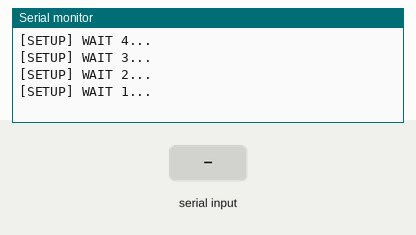
A sketch run on a simulated ESP8266 (NodeMCU). Shown: the last lines printed to the serial monitor. Inputs (shaded band) come from the test bench. WiFi joins after 1.5 s; servers stay silent unless stated; uploads are accepted with an empty reply.

Above: at 5.2 s.
5.3 s: "0%" received over Serial
At 6.5 s:
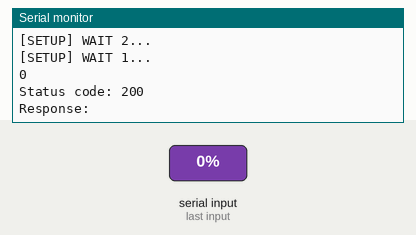
7.2 s: "1%" received over Serial
At 7.36 s:
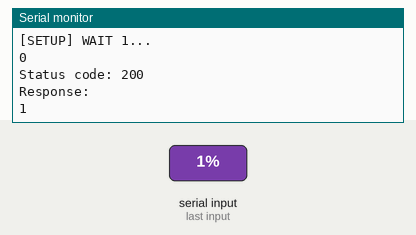
Timing chart, 0 to 10.2 s (numbered marks = the images above; inputs shaded):
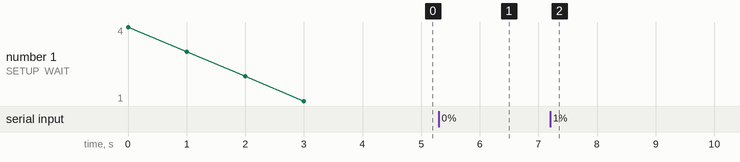

Measured:
- after the input at 5.3 s, the serial monitor: prints a new line after 0.20 s (image 1)
- after the input at 7.2 s, the serial monitor: prints a new line at once (image 2)

The sketch:

FIRMWARE_ESP.ino
```cpp
/**
   BasicHTTPClient.ino

    Created on: 24.05.2015

*/


#include <Arduino.h>


#include <ESP8266WiFi.h>
#include <ESP8266WiFiMulti.h>
#include <ArduinoHttpClient.h>

#include <ESP8266HTTPClient.h>

#include <WiFiClient.h>

ESP8266WiFiMulti WiFiMulti;
String stato, dataIn, postData;
String URL0 = "/cassonetto/auth.php";
String URL1 = "/cassonetto/insertdata.php";
int urlScelto=0;
char dato;
IPAddress server(192, 168, 1, 102);

void setup() {

  Serial.begin(115200);

  // Serial.setDebugOutput(true);

  Serial.println();
  Serial.println();
  Serial.println();

  for (uint8_t t = 4; t > 0; t--) {
    Serial.printf("[SETUP] WAIT %d...\n", t);
    Serial.flush();
    delay(1000);
  }

  Serial.setTimeout(3000);

  WiFi.mode(WIFI_STA);
  WiFiMulti.addAP("TP-LINK_52EF", "95347226");

}

void loop()

{

  // wait for WiFi connection
  if ((WiFiMulti.run() == WL_CONNECTED))
  {

    WiFiClient wifi;

    HttpClient client = HttpClient(wifi, server, 80);

    if (Serial.available())
    {
      dataIn = Serial.readStringUntil('%');

      if (dataIn.startsWith("URL")) {
        String newURL = dataIn.substring(3);
        if(newURL=="0")
            urlScelto=0;
        if(newURL=="1")
            urlScelto=1;
      }
      else
      {
        postData = dataIn;
        //Serial.println("OK");
        //Serial.println("making POST request");
        String contentType = "application/json";
        //String postData = "{ \"rfid\": " + rfid + " }";
        Serial.println(postData);


        client.beginRequest();
        switch(urlScelto){
          case 0:
            client.post(URL0);
            break;
          case 1:
            client.post(URL1);
            break;
        }
        client.sendHeader("Content-Type", "application/json");
        client.sendHeader("Content-Length", postData.length());
        client.sendHeader("Host", "192.168.1.100");
        client.beginBody();
        client.print(postData);
        client.endRequest();

        // read the status code and body of the response
        int statusCode = client.responseStatusCode();
        String response = client.responseBody();

        Serial.print("Status code: ");
        Serial.println(statusCode);
        Serial.print("Response: ");
        Serial.println(response);

      }
      Serial.flush();
      dataIn="";
      client.flush();
    }

    /*
      while (Serial.available())
      {
      delay(15);
      dato = Serial.read();
      stato += dato;
      }
    */

    /*
      String rfid = "123456";

      if (stato == "1234%")
      {
      Serial.println("OK");
      Serial.println("making POST request");
      String contentType = "application/json";
      String postData = "{ \"rfid\": " + rfid + " }";
      Serial.println(postData);


      client.beginRequest();
      client.post("/cassonetto/auth.php");
      client.sendHeader("Content-Type", "application/json");
      client.sendHeader("Content-Length", postData.length());
      client.sendHeader("Host", "192.168.1.100");
      client.beginBody();
      client.print(postData);
      client.endRequest();

      // read the status code and body of the response
      int statusCode = client.responseStatusCode();
      String response = client.responseBody();

      Serial.print("Status code: ");
      Serial.println(statusCode);
      Serial.print("Response: ");
      Serial.println(response);

      Serial.println("Wait five seconds");
      delay(5000);
      }
    */
  }
}
```
